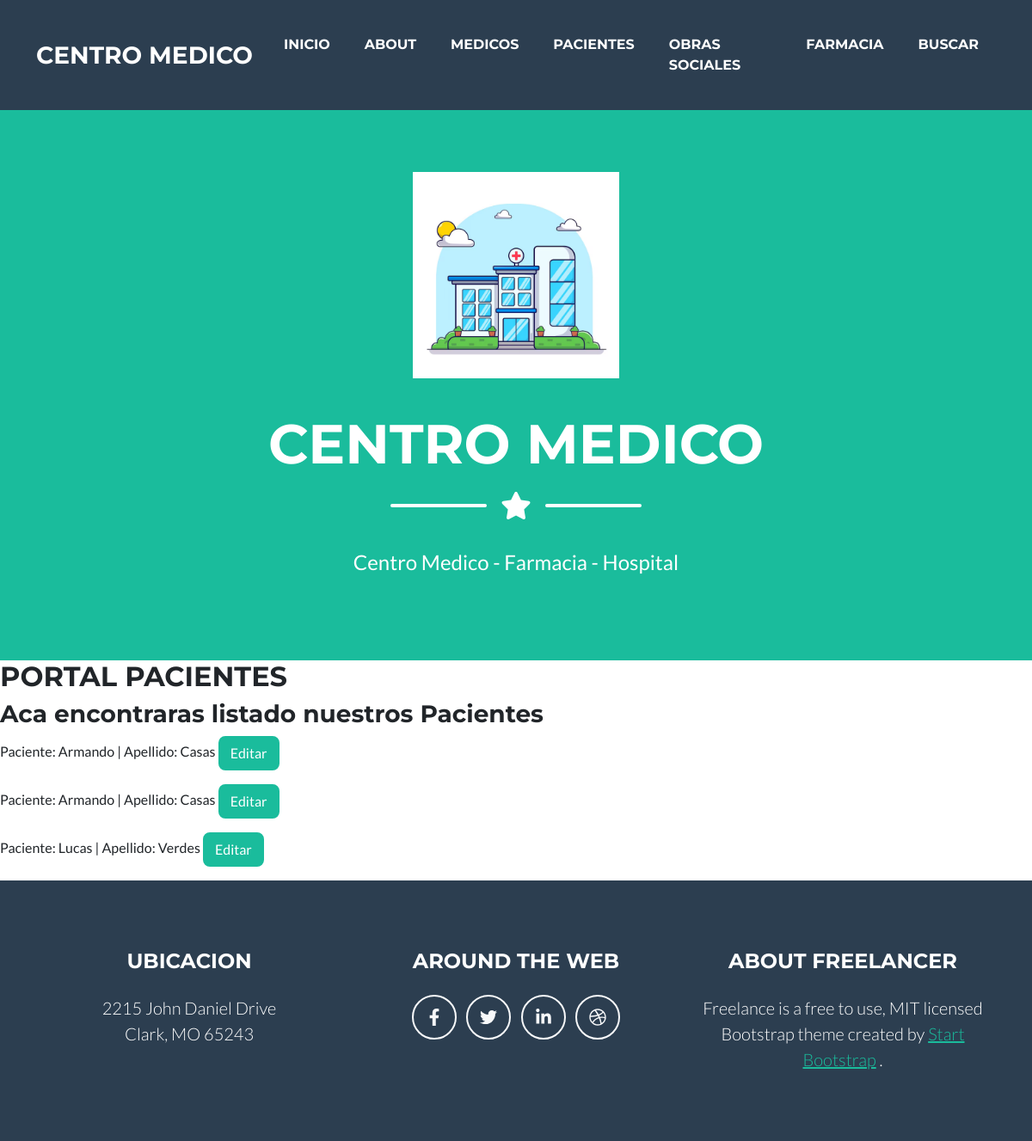
Page /paciente_lista on the earlier database version.
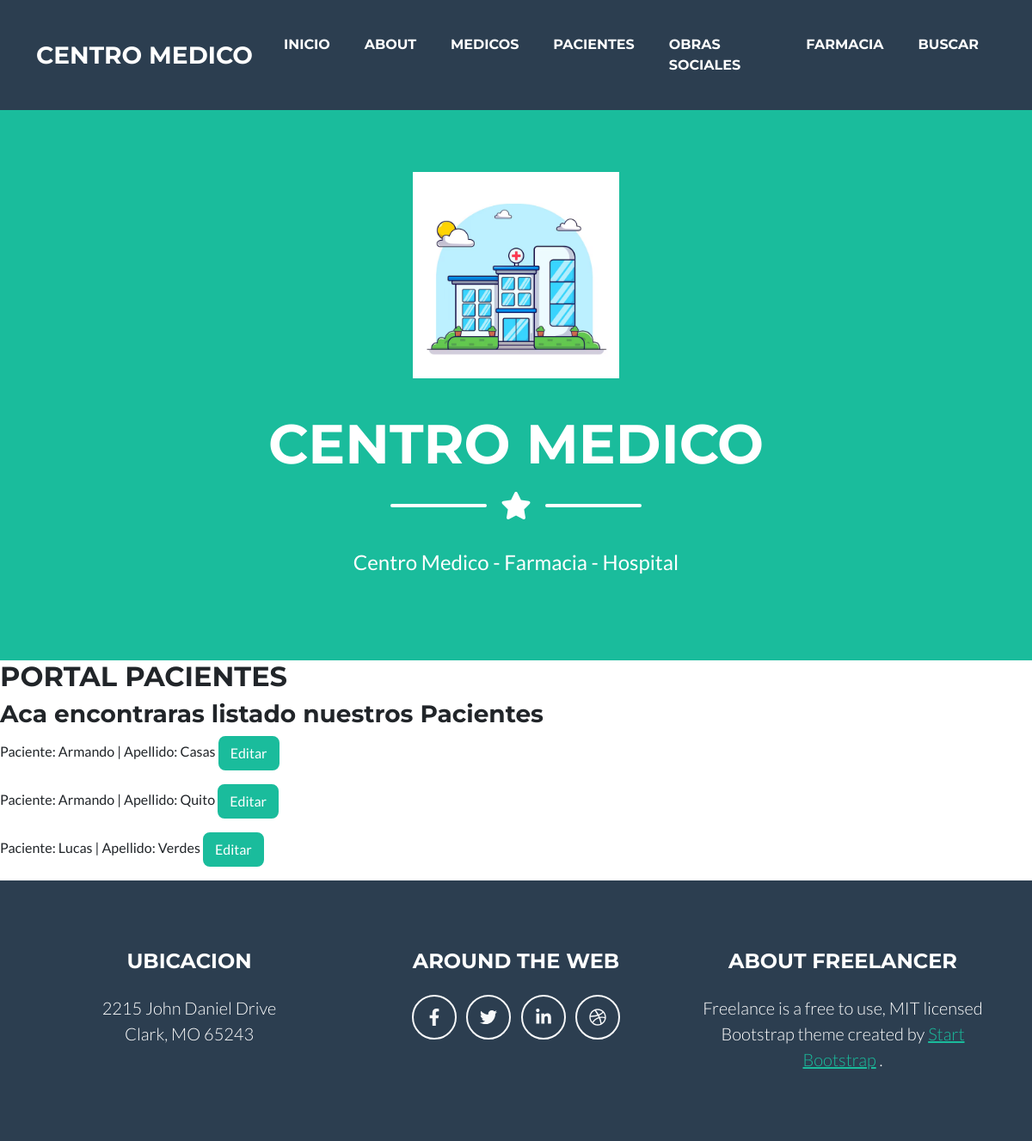
Same page on the later database version.
### centromed/models.py (models this page shows, shortened)
class Paciente (models.Model):
    nombre= models.CharField(max_length=20)
    apellido= models.CharField(max_length=20)
    ident= models.IntegerField()
    email= models.EmailField()
    habitacion= models.IntegerField()

### centromed/views.py (the view)
# urls.py: path("paciente_lista", PacienteListView.as_view(), name= "paciente_lista"),
class PacienteListView(ListView):
    model= Paciente
    context_object_name = "pacientes"
    template_name = "centromed/paciente_lista.html"

### centromed/templates/centromed/paciente_lista.html (shortened to what this page needs)
{% extends 'centromed/base.html' %}
{% block mutable %}
    <h2>PORTAL PACIENTES</h2>
    <h3>Aca encontraras listado nuestros Pacientes</h3>
    {% for paciente in pacientes %}
        <p>Paciente: {{paciente.nombre}} | Apellido: {{paciente.apellido}} <a class="btn btn-primary" href="{% url 'paciente_update' paciente.pk %}" role="button">Editar</a></p>
    {% endfor %}
{% endblock %}

Differences in the rows shown:
changed Paciente: apellido "Casas" → "Quito"
